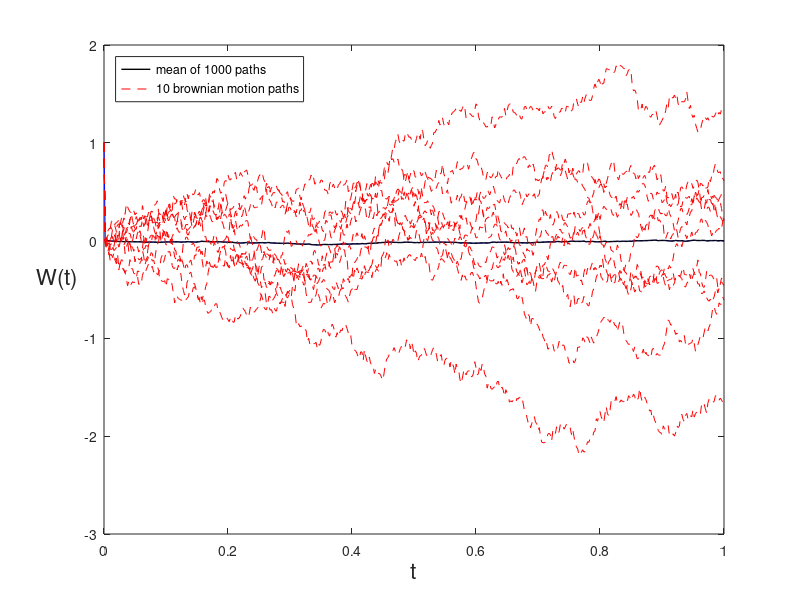
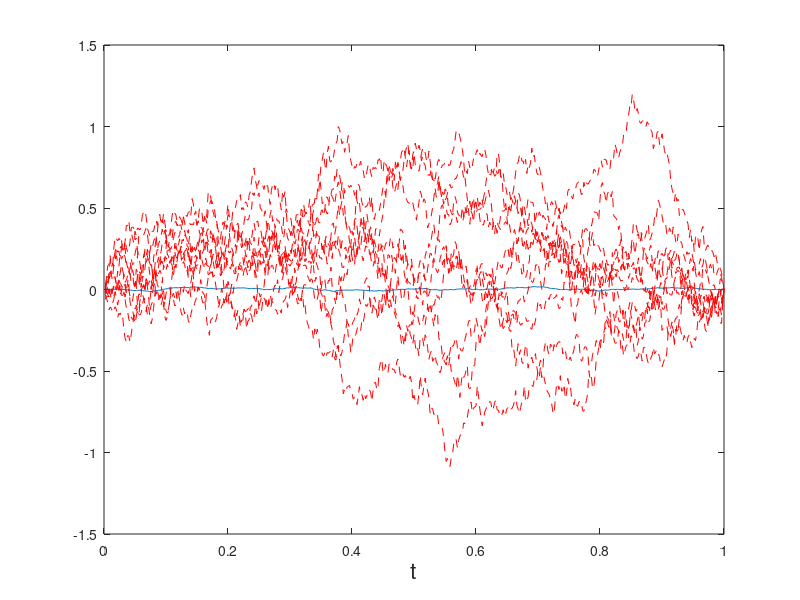

Source code (MATLAB) for these figures, in order: (Note: this script raises an error after producing the figures.)
% This function produces the Brownian motion and Brownian Bridging plots used in the FYP. It is adapted from code used in Higham's 'An Algorithmic Introduction to Numerical Simulation of Stochastic Differential Equations' paper. 
function BPATH1

figure
randn('state',100) % set the state of randn
T = 1; N = 500; dt = T/N; t = [dt:dt:1];

M = 1000;  % M paths simultaneously
dW = sqrt(dt)*randn(M,N); % increments
W = cumsum(dW,2); % cumulative sum
Wmean = mean(W); 
plot([0,t],[1,Wmean],'b-'), hold on % plot mean m over M paths


h1 = plot(t, Wmean, 'k', 'LineWidth', 1);          % mean of 1000 paths
h2 = plot([0,t],[ones(10,1), W(1:10,:)],'r--');     % 10 individual paths

xlabel('t','FontSize',16)
ylabel('W(t)','FontSize',16,'Rotation',0,'HorizontalAlignment','right')

legend([h1 h2(1)], ...
       {'mean of 1000 paths','10 brownian motion paths'}, ...
       'Location','northwest')

hold off

figure
% Brownian Bridge Construction
T = 1; 
N = 500; 
dt = T/N; 
t = (dt:dt:T)';  % column vector (N x 1)

M = 1000;
dW = sqrt(dt)*randn(N,M);   % (N x M) increments
W = cumsum(dW,1);           % (N x M) standard BM paths

% Brownian bridge
W_bridge = W - (t) * W(end,:); % (N x M) each path ends at 0
Wmean = mean(W_bridge, 2);
size(Wmean)
size(t)
plot(t, Wmean), hold on
plot(t,W_bridge(:,1:10), 'r--'), hold off
xlabel('t', 'FontSize', 16)
ylabel('W(t)', 'FontSize', 16, 'Rotatio', 0, 'HorizontalAlignment', 'right')
legend('Mean of 1000 paths', '10 Individual Brownian Bridges')
